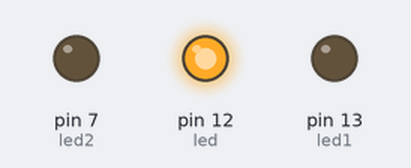
Simulated run of this sketch. Board: Arduino Uno, built with avr-gcc and run on an emulated ATmega328P. Shown: output pins drawn as LEDs (lit = HIGH).

Above: at 2.5 s.
At 6.0 s:
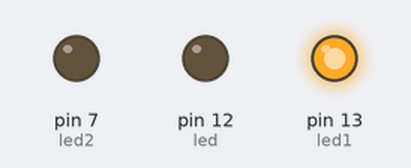
At 10.5 s:
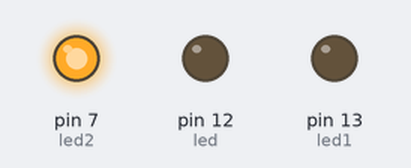
At 13.5 s:
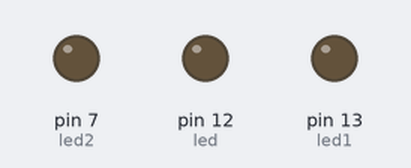
Timing chart, 0 to 19.5 s (numbered marks = the images above):
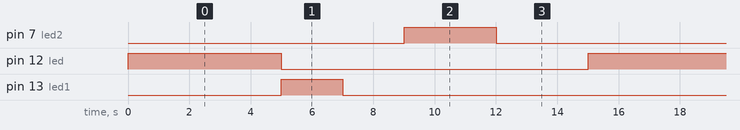

Measured:
- by itself, pin 7 (led2): alternates HIGH for 3.0 s and LOW for 12.0 s
- by itself, pin 12 (led): alternates HIGH for 5.0 s and LOW for 10.0 s
- by itself, pin 13 (led1): alternates HIGH for 2.0 s and LOW for 13.0 s

The sketch:

TrafficLL.ino
```cpp
int led = 12;
int led1 = 13;
int led2 = 7;

void setup()
{
  pinMode(led,OUTPUT);
  pinMode(led1,OUTPUT);
  pinMode(led2,OUTPUT);
}

void loop()
{
  //RED LED
  digitalWrite(led,HIGH);
  delay(5000);
  digitalWrite(led,LOW);


  //YELLOE LED
  digitalWrite(led1,HIGH);
  delay(2000);
  digitalWrite(led1,LOW);
  delay(2000);

  //GREEN LED
  digitalWrite(led2,HIGH);
  delay(3000);
  digitalWrite(led2,LOW);
  delay(3000);
}
```
